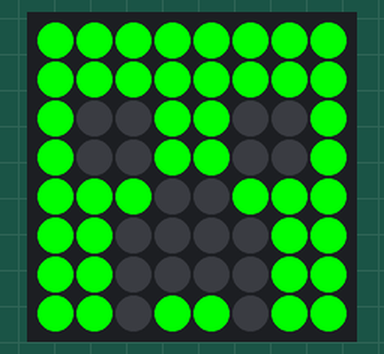
The program below on a simulated Raspberry Pi (BCM pin numbers) with a Sense HAT. Shown: the Sense HAT's 8×8 RGB LED matrix.

Above: at 0.1 s.

The program:

sensehat_set_pixel2.py
```python
#!/usr/bin/env python3
from sense_hat import SenseHat
from time import sleep


sense = SenseHat()
sense.clear()

# Define some colours
g = (0, 255, 0) # Green
b = (0, 0, 0) # Black

# Set up where each colour will display
creeper_pixels = [
    g, g, g, g, g, g, g, g,
    g, g, g, g, g, g, g, g,
    g, b, b, g, g, b, b, g,
    g, b, b, g, g, b, b, g,
    g, g, g, b, b, g, g, g,
    g, g, b, b, b, b, g, g,
    g, g, b, b, b, b, g, g,
    g, g, b, g, g, b, g, g
]

try:
    while True:
        # Display these colours on the LED matrix
        sense.set_pixels(creeper_pixels)

except KeyboardInterrupt:
    pass

sense.clear()
```
